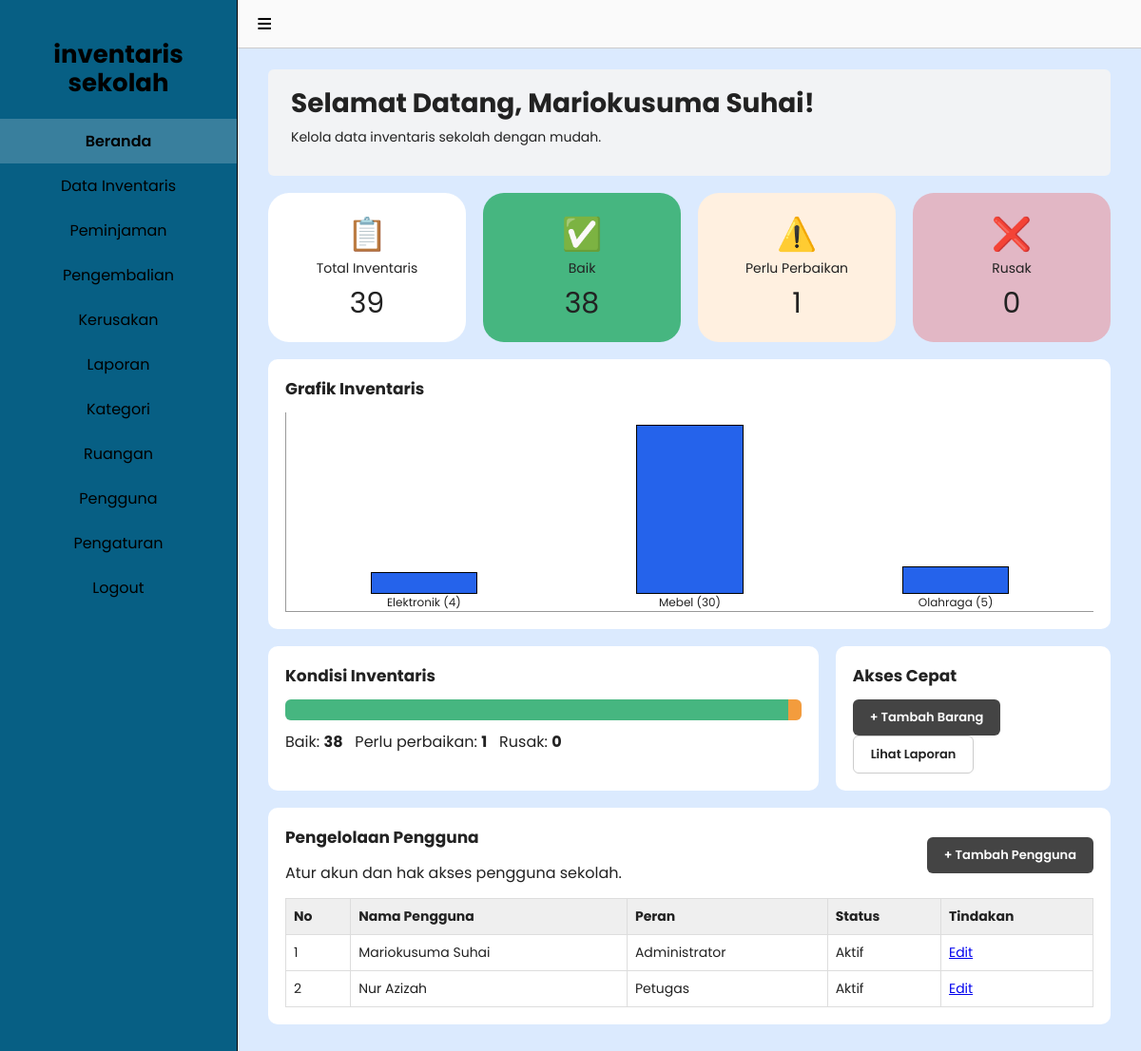
Screenshot of /dashboard.php (signed in) with the database file from the repository.
### tables this page shows
CREATE TABLE user(id_user INT AUTO_INCREMENT PRIMARY KEY, username VARCHAR(255) NOT NULL UNIQUE, email VARCHAR(255) NOT NULL UNIQUE, password VARCHAR(32) NOT NULL, nama_lengkap VARCHAR(255) NOT NULL, no_telp VARCHAR(20), role ENUM('Administrator','Petugas') NOT NULL DEFAULT 'Petugas');

### dashboard.php (the view)
<?php require 'fungsi.php';wajib_login();
$s=statistik();$adm=$_SESSION['user']['role']=='Administrator';$tot=max(1,$s['total']);
$kat=semua("SELECT k.nama_kategori n,COALESCE(SUM(b.jumlah),0) j FROM kategori k LEFT JOIN barang b ON b.id_kategori=k.id_kategori GROUP BY k.id_kategori,k.nama_kategori");
$mx=1;foreach($kat as $k)$mx=max($mx,$k['j']);
$pengguna=semua("SELECT * FROM user ORDER BY id_user LIMIT 5");
include 'header.php';?>
<div class="sambut"><div><h1>Selamat Datang, <?=e($_SESSION['user']['nama_lengkap'])?>!</h1><p class="sub">Kelola data inventaris sekolah dengan mudah.</p></div><img src="img/laptop.png" alt=""></div>
<?php kartu_stat();?>
<div class="panel"><h3>Grafik Inventaris</h3><div class="grafik"><?php foreach($kat as $k){?><div class="kol"><div class="bar" style="height:<?=round($k['j']/$mx*85)?>%"></div><small><?=e($k['n'])?> (<?=$k['j']?>)</small></div><?php }?></div></div>
<?php if($adm){?>
<div class="dua"><div class="panel"><h3>Kondisi Inventaris</h3><div class="tumpuk"><span style="width:<?=$s['baik']/$tot*100?>%;background:#46b680"></span><span style="width:<?=$s['perlu']/$tot*100?>%;background:#f39c3d"></span><span style="width:<?=$s['rusak']/$tot*100?>%;background:#e74c3c"></span></div>
Baik: <b><?=$s['baik']?></b> &nbsp; Perlu perbaikan: <b><?=$s['perlu']?></b> &nbsp; Rusak: <b><?=$s['rusak']?></b></div>
<div class="panel"><h3>Akses Cepat</h3><a class="btn" href="barang.php?tambah=1">+ Tambah Barang</a> <a class="btn putih" href="laporan.php">Lihat Laporan</a></div></div>
<div class="panel"><div class="baris"><div><h3>Pengelolaan Pengguna</h3>Atur akun dan hak akses pengguna sekolah.</div><a class="btn" href="user.php">+ Tambah Pengguna</a></div>
<table><tr><th>No</th><th>Nama Pengguna</th><th>Peran</th><th>Status</th><th>Tindakan</th></tr>
<?php foreach($pengguna as $i=>$d)echo "<tr><td>".($i+1)."</td><td>".e($d['nama_lengkap'])."</td><td>".e($d['role'])."</td><td>Aktif</td><td><a href='user.php?edit={$d['id_user']}'>Edit</a></td></tr>";?></table></div>
<?php }?>
<?php include 'footer.php';

### style.css (style rules this page uses)
:root { --bg:#dbeafe;--side:#075f84;--biru:#2563eb;--gelap:#444 }
* { box-sizing:border-box }
body { margin:0;font-family:Poppins,Arial,sans-serif;background:var(--bg);display:flex;min-height:100vh;color:#222 }
h1 { font-size:28px;margin:0 0 4px }
.sub { margin:0 0 16px;font-size:14px }
.panel { background:#fff;border-radius:10px;padding:18px;margin-bottom:18px;overflow-x:auto }
.panel h3 { margin:0 0 12px;font-size:17px }
.sambut { background:#f2f3f5;display:flex;justify-content:space-between;align-items:center;padding:6px 24px;border-radius:6px }
.grafik { display:flex;align-items:flex-end;gap:30px;height:210px;border-left:1px solid #999;border-bottom:1px solid #999;padding:0 20px }
.kol { flex:1;height:100%;display:flex;flex-direction:column;justify-content:flex-end;text-align:center }
.bar { background:#2563eb;border:1px solid #000;width:45%;margin:0 auto }
.kol small { font-size:12px }
.tumpuk { display:flex;height:22px;border-radius:6px;overflow:hidden;background:#ddd;margin:10px 0 }
.tumpuk span { display:block }
.dua { display:grid;grid-template-columns:2fr 1fr;gap:18px }
table { width:100%;border-collapse:collapse;font-size:14px }
th,td { border:1px solid #ddd;padding:8px;text-align:left }
th { background:#efefef }
button,.btn { background:var(--gelap);color:#fff;border:0;padding:9px 18px;border-radius:6px;cursor:pointer;text-decoration:none;font:inherit;font-size:13px;font-weight:600;display:inline-block;width:auto }
.btn.putih { background:#fff;color:#222;border:1px solid #ccc }
.baris { display:flex;justify-content:space-between;align-items:center;margin-bottom:14px;gap:10px }

### rows the page displays
user: nama_lengkap "Mariokusuma Suhai", role "Administrator"
user: nama_lengkap "Nur Azizah", role "Petugas"

### other values shown
$t "Beranda Data Inventaris Peminjaman Pengembalian Kerusakan Laporan Kategori Ruangan Pengguna Pengaturan"
$_SESSION['user']['nama_lengkap'] "Mariokusuma Suhai"
$s['total'] "39"
$s['baik'] "38"
$s['perlu'] "1"
$s['rusak'] "0"
$k['n'] "Elektronik"
$k['j'] "4"
$k['n'] "Mebel"
$k['j'] "30"
$k['n'] "Olahraga"
$k['j'] "5"
